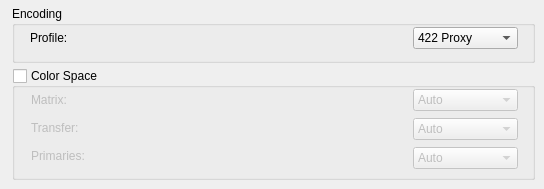
      <widget class="QWidget" name="ProResTab">
       <attribute name="title">
        <string>ProRes</string>
       </attribute>
       <widget class="QGroupBox" name="EncodingProResGB">
        <property name="geometry">
         <rect>
          <x>12</x>
          <y>6</y>
          <width>523</width>
          <height>57</height>
         </rect>
        </property>
        <property name="title">
         <string>Encoding</string>
        </property>
        <widget class="QLabel" name="ProfileLabel">
         <property name="geometry">
          <rect>
           <x>18</x>
           <y>23</y>
           <width>49</width>
           <height>18</height>
          </rect>
         </property>
         <property name="text">
          <string>Profile:</string>
         </property>
        </widget>
        <widget class="QComboBox" name="ProfileDD">
         <property name="geometry">
          <rect>
           <x>401</x>
           <y>21</y>
           <width>105</width>
           <height>22</height>
          </rect>
         </property>
         <property name="toolTip">
          <string>Sets the ProRes profile for encoding.</string>
         </property>
         <item>
          <property name="text">
           <string>422 Proxy</string>
          </property>
         </item>
         <item>
          <property name="text">
           <string>422 LT</string>
          </property>
         </item>
         <item>
          <property name="text">
           <string>422</string>
          </property>
         </item>
         <item>
          <property name="text">
           <string>422 HQ</string>
          </property>
         </item>
         <item>
          <property name="text">
           <string>4444</string>
          </property>
         </item>
         <item>
          <property name="text">
           <string>4444 XQ</string>
          </property>
         </item>
        </widget>
       </widget>
       <widget class="QGroupBox" name="ColorsGB">
        <property name="geometry">
         <rect>
          <x>12</x>
          <y>68</y>
          <width>523</width>
          <height>112</height>
         </rect>
        </property>
        <property name="title">
         <string>Color Space</string>
        </property>
        <property name="checkable">
         <bool>true</bool>
        </property>
        <property name="checked">
         <bool>false</bool>
        </property>
        <widget class="QLabel" name="MatrixProResLabel">
         <property name="geometry">
          <rect>
           <x>19</x>
           <y>18</y>
           <width>43</width>
           <height>27</height>
          </rect>
         </property>
         <property name="text">
          <string>Matrix:</string>
         </property>
        </widget>
        <widget class="QComboBox" name="MatrixProResDD">
         <property name="geometry">
          <rect>
           <x>401</x>
           <y>21</y>
           <width>105</width>
           <height>22</height>
          </rect>
         </property>
         <property name="toolTip">
          <string>Sets the color matrix in metadata.</string>
         </property>
         <item>
          <property name="text">
           <string>Auto</string>
          </property>
         </item>
         <item>
          <property name="text">
           <string>Unknown</string>
          </property>
         </item>
         <item>
          <property name="text">
           <string>BT709</string>
          </property>
         </item>
         <item>
          <property name="text">
           <string>SMPTE170m</string>
          </property>
         </item>
         <item>
          <property name="text">
           <string>BT2020nc</string>
          </property>
         </item>
        </widget>
        <widget class="QLabel" name="TransferProResLabel">
         <property name="geometry">
          <rect>
           <x>19</x>
           <y>49</y>
           <width>61</width>
           <height>22</height>
          </rect>
         </property>
         <property name="text">
          <string>Transfer:</string>
         </property>
        </widget>
        <widget class="QComboBox" name="TransferProResDD">
         <property name="geometry">
          <rect>
           <x>401</x>
           <y>50</y>
           <width>105</width>
           <height>22</height>
          </rect>
         </property>
         <property name="toolTip">
          <string>Sets the color transfer in metadata.</string>
         </property>
         <item>
          <property name="text">
           <string>Auto</string>
          </property>
         </item>
         <item>
          <property name="text">
           <string>Unknown</string>
          </property>
         </item>
         <item>
          <property name="text">
           <string>BT709</string>
          </property>
         </item>
         <item>
          <property name="text">
           <string>SMPTE170m</string>
          </property>
         </item>
         <item>
          <property name="text">
           <string>SMPTE2084</string>
          </property>
         </item>
        </widget>
        <widget class="QLabel" name="PrimariesProResLabel">
         <property name="geometry">
          <rect>
           <x>19</x>
           <y>78</y>
           <width>71</width>
           <height>20</height>
          </rect>
         </property>
         <property name="text">
          <string>Primaries:</string>
         </property>
        </widget>
        <widget class="QComboBox" name="PrimairesProResDD">
         <property name="geometry">
          <rect>
           <x>401</x>
           <y>79</y>
           <width>105</width>
           <height>22</height>
          </rect>
         </property>
         <property name="toolTip">
          <string>Sets the color primaries in metadata.</string>
         </property>
         <item>
          <property name="text">
           <string>Auto</string>
          </property>
         </item>
         <item>
          <property name="text">
           <string>Unknown</string>
          </property>
         </item>
         <item>
          <property name="text">
           <string>BT709</string>
          </property>
         </item>
         <item>
          <property name="text">
           <string>BT470bg</string>
          </property>
         </item>
         <item>
          <property name="text">
           <string>SMPTE170m</string>
          </property>
         </item>
         <item>
          <property name="text">
           <string>BT2020</string>
          </property>
         </item>
        </widget>
       </widget>
      </widget>
